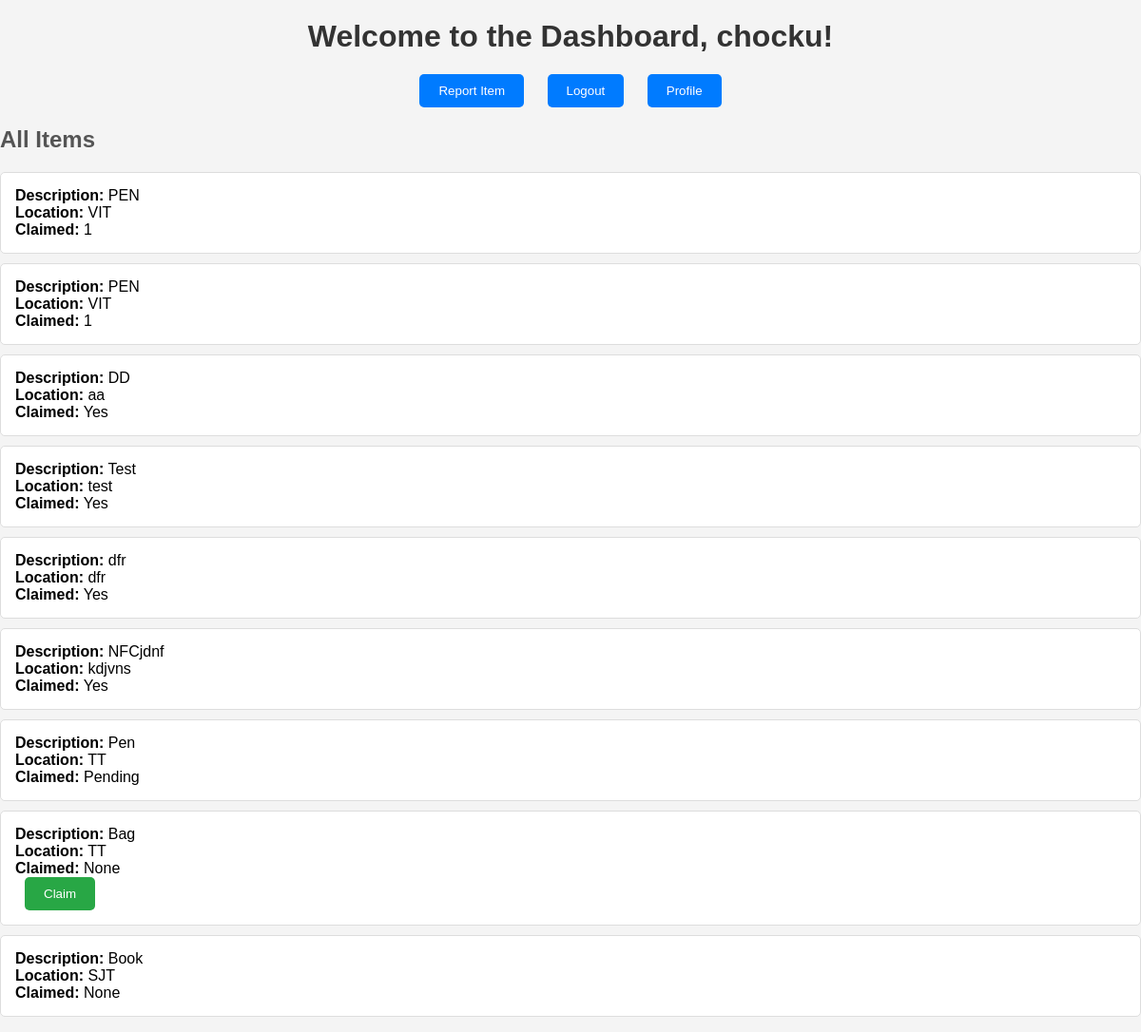
Page /dashboard/dashboard (signed in) on the committed database.
### models.py (models this page shows)
class User(db.Model, UserMixin):
    id = db.Column(db.Integer, primary_key=True)
    username = db.Column(db.String(50), unique=True, nullable=False)
    password = db.Column(db.String(256), nullable=False)
    items = db.relationship('Item', backref='user', lazy=True)

class Item(db.Model):
    id = db.Column(db.Integer, primary_key=True)
    description = db.Column(db.Text, nullable=False)
    location = db.Column(db.String(100), nullable=False)
    user_id = db.Column(db.Integer, db.ForeignKey('user.id'), nullable=False)
    claimed = db.Column(db.String(10), nullable=False)
    claim_description = db.Column(db.Text)
    approved = db.Column(db.Boolean, default=False)

### routes.py (the view)
@bp_dashboard.route('/dashboard')
@login_required
def dashboard():
    all_items = Item.query.all()
    return render_template('dashboard.html', all_items=all_items, user=current_user)

### app.py (called while the page is built)
@login_manager.user_loader
def load_user(user_id):
    from models import User
    return User.query.get(int(user_id))

### templates/dashboard.html (shortened to what this page needs)
<!DOCTYPE html>
<html lang="en">
<head>
</head>
<body>
    <h1>Welcome to the Dashboard, {{ current_user.username }}!</h1>
    <div>
        <a href="{{ url_for('post_item.post_item') }}"><button>Report Item</button></a>
        <a href="{{ url_for('logout.logout') }}"><button>Logout</button></a>
        <a href="{{ url_for('profile.profile') }}"><button>Profile</button></a>
    </div>
    <h2>All Items</h2>
    <ul>
        {% for item in all_items %}
            <li>
                <strong>Description:</strong> {{ item.description }}<br>
                <strong>Location:</strong> {{ item.location }}<br>
                <strong>Claimed:</strong> {{ item.claimed }}<br>
                {% if not item.claimed and current_user.id != item.user.id %}
                    <form action="{{ url_for('dashboard.claim_item', item_id=item.id) }}" method="post">
                        <button type="submit">Claim</button>
                    </form>
                {% endif %}
            </li>
        {% endfor %}
    </ul>
</body>
</html>

### templates/dashboard.html (style rules this page uses)
body { font-family: 'Arial', sans-serif; background-color: #f4f4f4; margin: 0; padding: 0; }
h1 { color: #333; text-align: center; margin-top: 20px; }
h2 { color: #555; }
div { text-align: center; margin: 20px 0; }
button { background-color: #007bff; color: #fff; padding: 10px 20px; margin: 0 10px; border: none; border-radius: 5px; cursor: pointer; }
ul { list-style-type: none; padding: 0; }
li { background-color: #fff; border: 1px solid #ddd; margin: 10px 0; padding: 15px; border-radius: 5px; }
form { display: inline-block; }
button[type="submit"] { background-color: #28a745; }

### rows in the picture
User: username "chocku"
Item: description "PEN", location "VIT", claimed "1"
Item: description "PEN", location "VIT", claimed "1"
Item: description "DD", location "aa", claimed "Yes"
Item: description "Test", location "test", claimed "Yes"
Item: description "dfr", location "dfr", claimed "Yes"
Item: description "NFCjdnf", location "kdjvns", claimed "Yes"
Item: description "Pen", location "TT", claimed "Pending"
Item: description "Bag", location "TT", claimed "None"
Item: description "Book", location "SJT", claimed "None"
